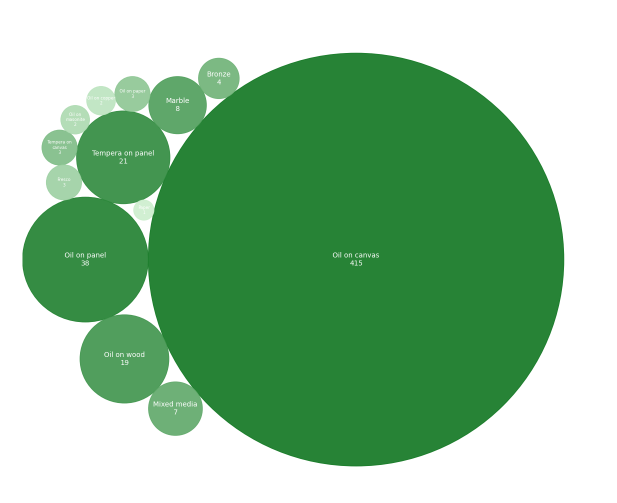
#> input picture data/medium.png, 1234 x 1006 px (shown at 1/2 size); its folder holds only this picture in this run
$ python -i img_db.py   (imports and definitions only)
#> lines starting #> are read from the running program, lines starting #| are printed output that depends on the picture
import numpy as np
import cv2
import os
import math
import sys

from copy import deepcopy
from multiprocessing import Pool, cpu_count
from functools import partial

from typing import Literal
from numpy.typing import NDArray

from scipy.fft import dct, fft

def crop(m: cv2.Mat, crop_size: int) -> NDArray:
    img_width, img_height = m.shape
    img_x0 = math.floor((img_width - crop_size) / 2)
    img_y0 = math.floor((img_height - crop_size) / 2)

    return m[img_x0:(img_x0 + crop_size), img_y0:(img_y0 + crop_size)]

def preproc_img_svm(img: cv2.Mat) -> NDArray:
    img = cv2.cvtColor(img, cv2.COLOR_BGR2GRAY)
    img = cv2.fastNlMeansDenoising(img, dst=None, h=7, templateWindowSize=11, searchWindowSize=40)
    img = crop(img, 64)

    img_vec = img.flatten('C')
    img_vec = np.array(dct(img_vec), dtype=np.double)

    return np.log(np.abs(img_vec + 1))[np.r_[:512, -1024:-1]].reshape(1, -1)

class ImageDatabase(object):
    # [11 lines left out: function __init__, not called in this run]

    __crop = staticmethod(crop)

    # [60 lines left out: functions load_files, get_data, denoise, crop, export, not called in this run]


# [11 lines not run here, left out]

>>> import cv2
>>> picture = cv2.imread('../data/medium.png')
#> picture is the input picture: shape (1006, 1234, 3); mean B, G, R 148.9, 189.9, 141
>>> result = preproc_img_svm(picture)
#> in preproc_img_svm, `img = cv2.cvtColor(img, cv2.COLOR_BGR2GRAY)`:
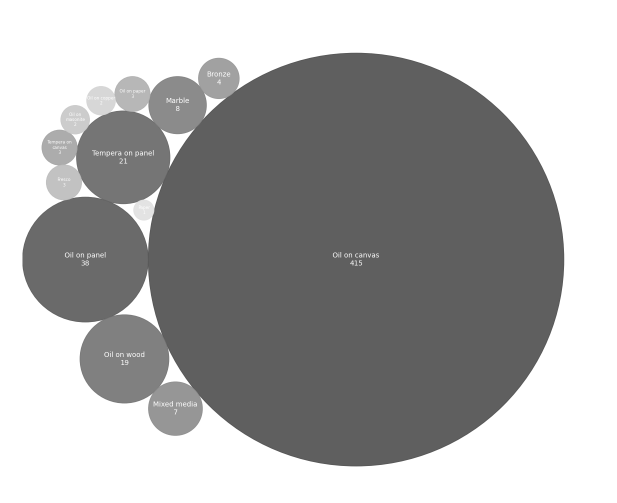
#> img: shape (1006, 1234) (shown at 1/2 size); min 83, max 255, mean 170.8
#> in crop, `return m[img_x0:(img_x0 + crop_size), img_y0:(img_y0 + crop_size)]`: returned value: shape (64, 64); every value is 95
#> in preproc_img_svm, `img_vec = img.flatten('C')`: img_vec = 4096 values from 95 to 95
#> in preproc_img_svm, `img_vec = np.array(dct(img_vec), dtype=np.double)`: img_vec = 4096 values, max 778240 at index 0, min 0 at index 1, mean 190
